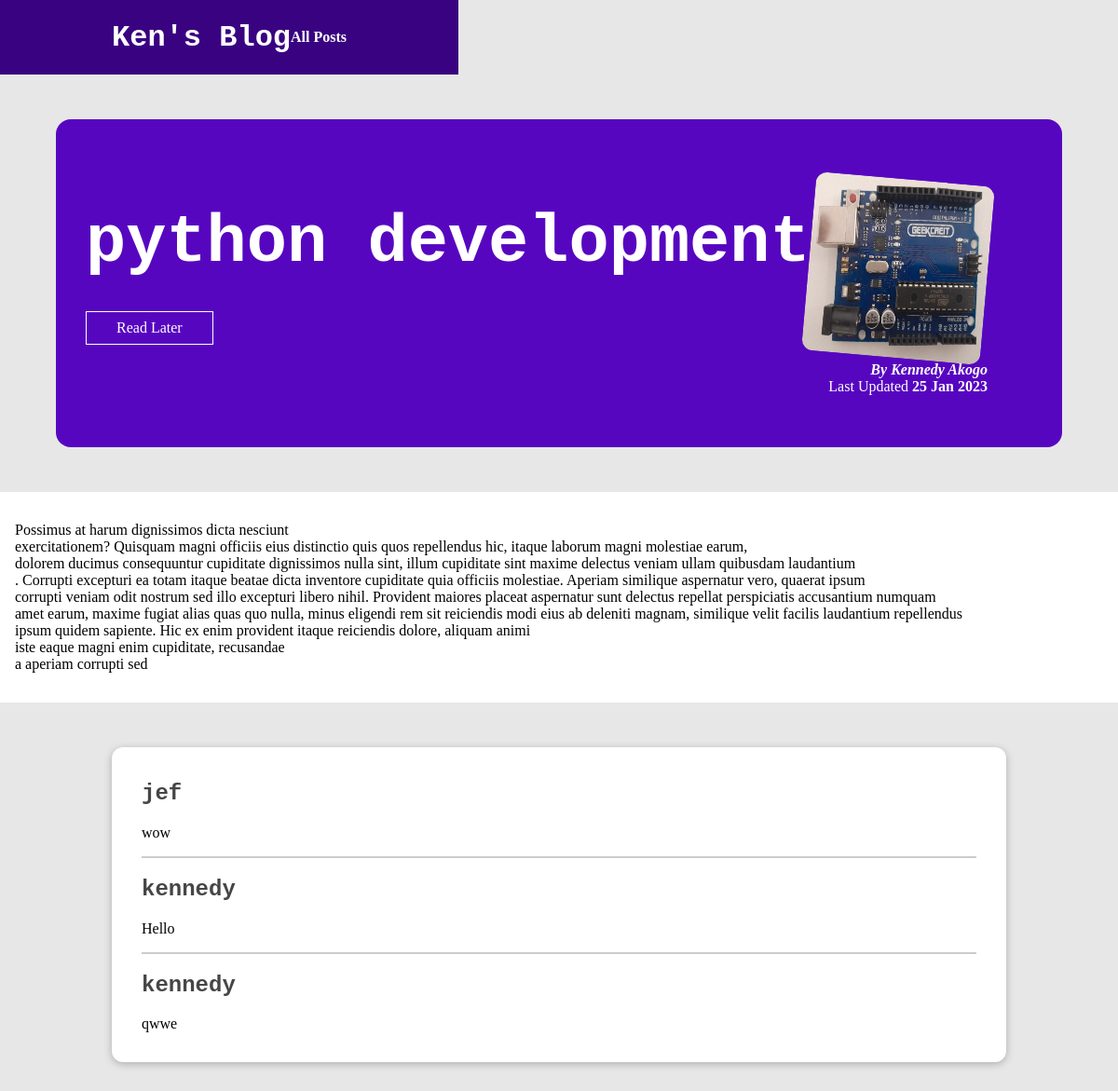
/posts/python-development (upper part), run on an earlier commit of the app's database.
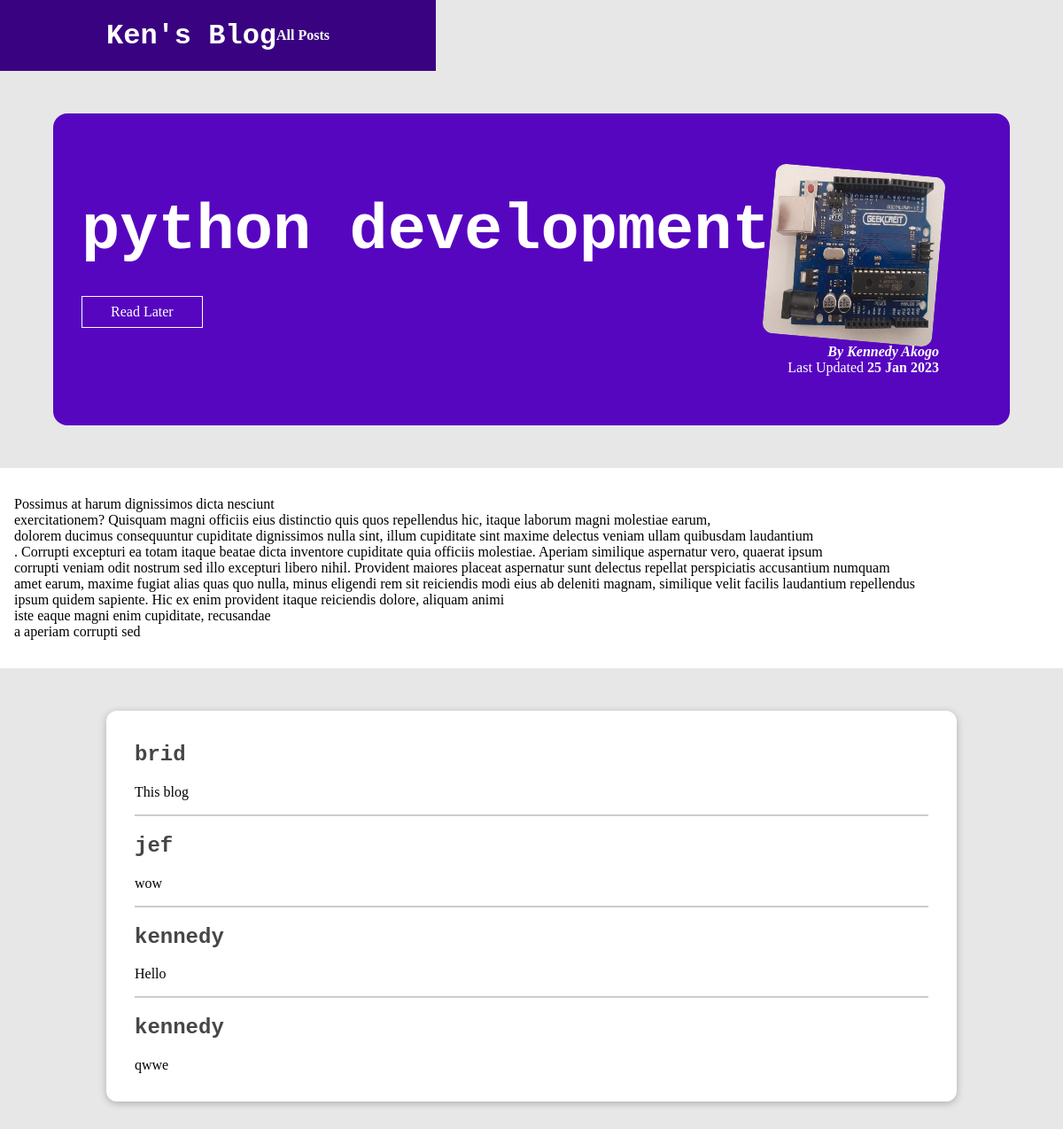
And on a later commit of the database.
### blog/models.py (models this page shows)
class Comment(models.Model):
    user_name = models.CharField(max_length=20)
    user_email = models.EmailField()
    text = models.TextField(max_length=300)
    post = models.ForeignKey(Post, on_delete=models.CASCADE , related_name="comments")

### blog/views.py (the view, shortened to what this page needs)
# urls.py: path("posts/<slug:slug>",views.SinglePostView.as_view(), name="single_post"),
class SinglePostView(View):
    def get(self,request, slug):
        post = Post.objects.get(slug = slug)
        context ={
            "post":post,
            "post_tag":post.tag.all(),
            "comment_form": CommentForm,
            "comments":post.comments.all().order_by("-id")
        }
        return render(request, "blog/post-detail.html", context)

### blog/models.py (called while the page is built)
    def full_name(self):
        return f"{self.first_name} {self.last_name}"

    def __str__(self):
        return  self.full_name()

### blog/templates/blog/post-detail.html (shortened to what this page needs)
{% extends 'base.html' %}
{%load  static%}
{% block css_files%}
    <link rel="stylesheet" href="{%static "blog/post-detail.css"%}">
{%endblock%}
{% block content%}
    <section id="summary">
        <h2>{{post.title}}</h2>
        <div>
        <div id="read-later">
            <form action="{% url "read-later" %}" method="POST">
                <button>Read Later</button>
            </form>
        </div>
        </div>
        <article>
            <img src="{{post.image.url }}" alt="post-title">
            <address>By <a href="mailto:{{post.author.email}}">{{post.author}}</a></address>
            <div>
                Last Updated <time>{{post.date|date:"d M Y"}}</time>
            </div>
        </article>
    </section>
    <main>
    {{post.content|linebreaks }}
</main>
<section id="comments">
    <ul>
        {% for comment in comments%}
           <li>
            <h2>{{ comment.user_name}}</h2>
            <p>{{ comment.text|linebreaks}}</p>
           </li>
        {%endfor%}
    </ul>
</section>
{%endblock%}

What changed in the data, as far as the page shows it:
added Comment: user_name "brid", text "This blog"
